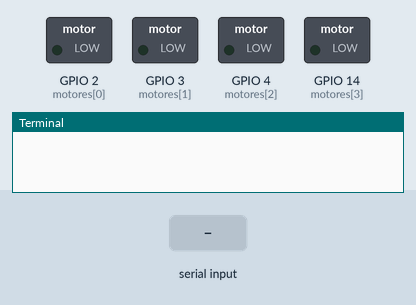
This program was run on a simulated Raspberry Pi (BCM pin numbers). Shown: switched loads named in the program (green lamp = pin HIGH), the last lines printed to the terminal. The inputs (shaded band) are chosen by the test bench.

Above: at 1.2 s.
1.3 s: "1" received over the second serial link
At 1.9 s:
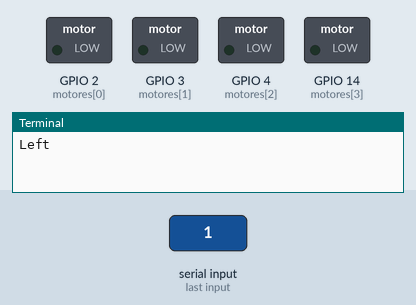
2.9 s: "2" received over the second serial link
At 4.2 s:
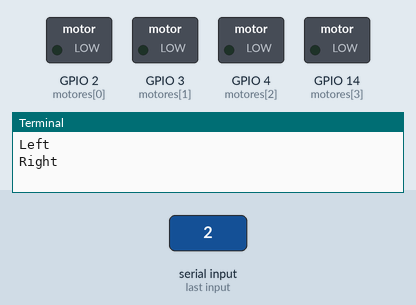
4.5 s: "3" received over the second serial link
At 5.6 s:
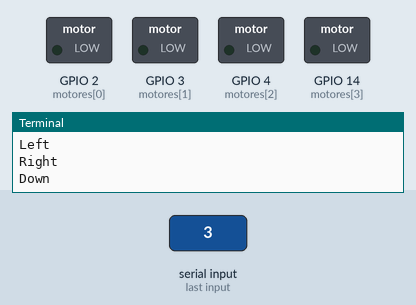
6.1 s: "4" received over the second serial link
At 6.8 s:
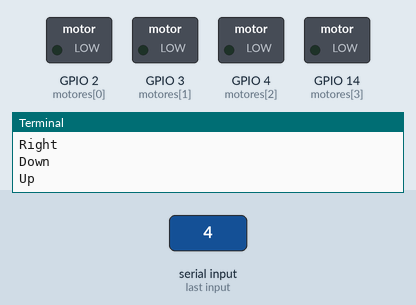
Timing chart, 0 to 8.7 s (numbered marks = the images above; inputs shaded):
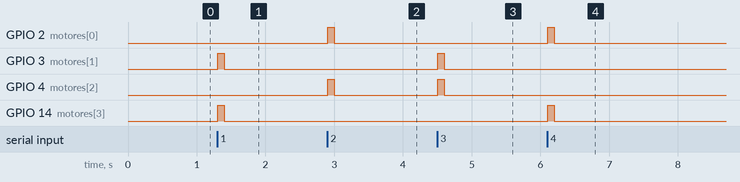

Measured:
- after the input at 1.3 s, GPIO 3 (motores[1]), GPIO 14 (motores[3]): LOW → HIGH at once, → LOW 0.10 s later
- after the input at 2.9 s, GPIO 2 (motores[0]), GPIO 4 (motores[2]): LOW → HIGH at once, → LOW 0.10 s later
- after the input at 4.5 s, GPIO 3 (motores[1]), GPIO 4 (motores[2]): LOW → HIGH at once, → LOW 0.10 s later
- after the input at 6.1 s, GPIO 2 (motores[0]), GPIO 14 (motores[3]): LOW → HIGH at once, → LOW 0.10 s later

The program:

ejercicio1.py
```python
"""
Ejercicio1 - Escribe un programa en tu Raspberry que controle el giro de un vehículo mediante el uso de un joystick.
A) Joystick derecha -> Motor 1, Giro derecha
B) Joystick izquierda-> Motor 1, Giro izquierda
C) Joystick arriba -> Motor 2, Giro derecha
D) Joystick abajo -> Motor 2, Giro izquierda
by: David Iturriaga Sotelo
"""

import serial
import RPi.GPIO as GPIO
import time

arduino=serial.Serial("/dev/ttyACM0", baudrate=115200, timeout=1.0)

GPIO.setmode(GPIO.BCM)
GPIO.setwarnings(False)

motores=(2,3,4,14)

for motor in motores:
    GPIO.setup(motor, GPIO.OUT)
    GPIO.output(motor,0)


while True:
    val=arduino.read()
    str_val=str(val,'UTF-8', errors='ignore')
    #print(str_val)
    if (str_val=="1"):
        GPIO.output(motores,(0,1,0,1))
        time.sleep(.1)
        print("Left")
    if (str_val=="2"):
        GPIO.output(motores,(1,0,1,0))
        time.sleep(.1)
        print("Right")
    if (str_val=="3"):
        GPIO.output(motores,(0,1,1,0))
        time.sleep(.1)
        print("Down")
    if (str_val=="4"):
        GPIO.output(motores,(1,0,0,1))
        time.sleep(.1)
        print("Up")
    GPIO.output(motores,0)
arduino.close()
```
